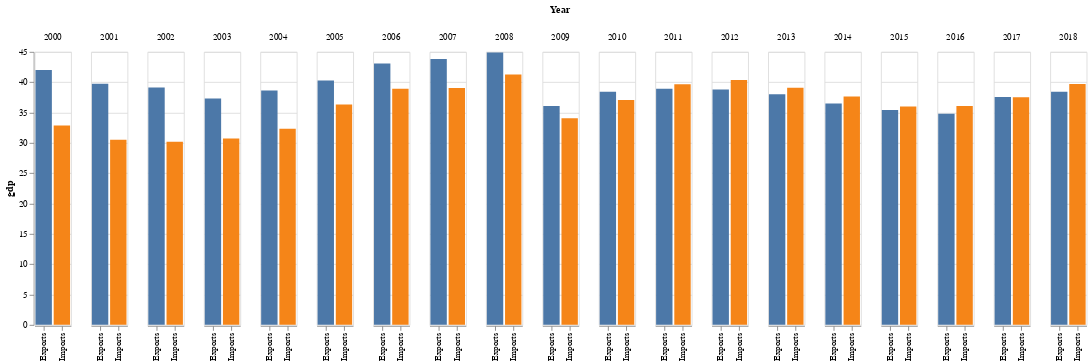

This figure's notebook cell:
### Code cell
melted = pd.melt(df, id_vars=['Year'], value_vars=['Imports', 'Exports'], var_name='imp_exp', value_name='gdp')

# Create an Altair chart with the melted dataset, faceted by year
chart = alt.Chart(melted).mark_bar().encode(
    alt.X('imp_exp:N', axis= alt.Axis(title=None)),
    alt.Y('gdp:Q'),
    alt.Color('imp_exp:N', legend =None)
).facet(
    column='Year:N'
)



# Show the chart
chart

### Figure 1 — Vega-Lite specification as saved in the notebook (floating-point values rounded to 4 significant figures)
{"config": {"view": {"continuousWidth": 400, "continuousHeight": 300}}, "data": {"name": "data-499374b53252e77505c49930d777d328"}, "facet": {"column": {"field": "Year", "type": "nominal"}}, "spec": {"mark": "bar", "encoding": {"color": {"field": "imp_exp", "legend": null, "type": "nominal"}, "x": {"axis": {"title": null}, "field": "imp_exp", "type": "nominal"}, "y": {"field": "gdp", "type": "quantitative"}}}, "$schema": "https://vega.github.io/schema/vega-lite/v4.17.0.json", "datasets": {"data-499374b53252e77505c49930d777d328": [{"Year": 2000, "imp_exp": "Imports", "gdp": 32.86}, {"Year": 2001, "imp_exp": "Imports", "gdp": 30.51}, {"Year": 2002, "imp_exp": "Imports", "gdp": 30.16}, {"Year": 2003, "imp_exp": "Imports", "gdp": 30.73}, {"Year": 2004, "imp_exp": "Imports", "gdp": 32.34}, {"Year": 2005, "imp_exp": "Imports", "gdp": 36.31}, {"Year": 2006, "imp_exp": "Imports", "gdp": 38.91}, {"Year": 2007, "imp_exp": "Imports", "gdp": 39.03}, {"Year": 2008, "imp_exp": "Imports", "gdp": 41.28}, {"Year": 2009, "imp_exp": "Imports", "gdp": 34.04}, {"Year": 2010, "imp_exp": "Imports", "gdp": 37.05}, {"Year": 2011, "imp_exp": "Imports", "gdp": 39.68}, {"Year": 2012, "imp_exp": "Imports", "gdp": 40.36}, {"Year": 2013, "imp_exp": "Imports", "gdp": 39.08}, {"Year": 2014, "imp_exp": "Imports", "gdp": 37.63}, {"Year": 2015, "imp_exp": "Imports", "gdp": 35.98}, {"Year": 2016, "imp_exp": "Imports", "gdp": 36.09}, {"Year": 2017, "imp_exp": "Imports", "gdp": 37.5}, {"Year": 2018, "imp_exp": "Imports", "gdp": 39.69}, {"Year": 2000, "imp_exp": "Exports", "gdp": 42.03}, {"Year": 2001, "imp_exp": "Exports", "gdp": 39.76}, {"Year": 2002, "imp_exp": "Exports", "gdp": 39.14}, {"Year": 2003, "imp_exp": "Exports", "gdp": 37.32}, {"Year": 2004, "imp_exp": "Exports", "gdp": 38.62}, {"Year": 2005, "imp_exp": "Exports", "gdp": 40.27}, {"Year": 2006, "imp_exp": "Exports", "gdp": 43.07}, {"Year": 2007, "imp_exp": "Exports", "gdp": 43.83}, {"Year": 2008, "imp_exp": "Exports", "gdp": 44.9}, {"Year": 2009, "imp_exp": "Exports", "gdp": 36.08}, {"Year": 2010, "imp_exp": "Exports", "gdp": 38.41}, {"Year": 2011, "imp_exp": "Exports", "gdp": 38.9}, {"Year": 2012, "imp_exp": "Exports", "gdp": 38.81}, {"Year": 2013, "imp_exp": "Exports", "gdp": 38.02}, {"Year": 2014, "imp_exp": "Exports", "gdp": 36.48}, {"Year": 2015, "imp_exp": "Exports", "gdp": 35.41}, {"Year": 2016, "imp_exp": "Exports", "gdp": 34.81}, {"Year": 2017, "imp_exp": "Exports", "gdp": 37.55}, {"Year": 2018, "imp_exp": "Exports", "gdp": 38.43}]}}
